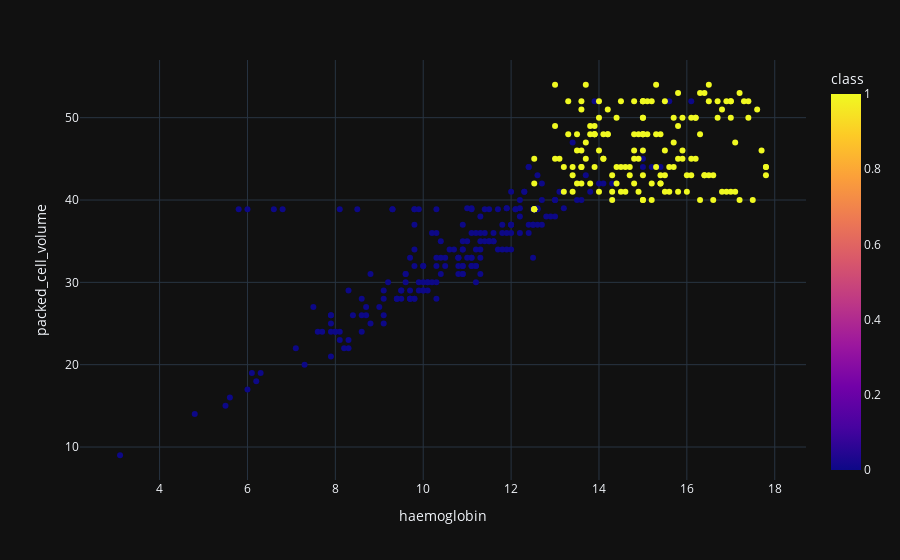

The code cell stored with this chart in its notebook:
### Code cell
scatter('haemoglobin', 'packed_cell_volume')

### Figure 1 — Plotly figure (JSON) as saved in the notebook; plotly's stock layout.template omitted (floating-point values rounded to 4 significant figures; data arrays with more than 128 entries replaced by an {"elided": "..."} marker saying what was removed)
{"data": [{"hovertemplate": "haemoglobin=%{x}<br>packed_cell_volume=%{y}<br>class=%{marker.color}<extra></extra>", "legendgroup": "", "marker": {"color": {"elided": "400 int values"}, "coloraxis": "coloraxis", "symbol": "circle"}, "mode": "markers", "name": "", "orientation": "v", "showlegend": false, "type": "scatter", "x": {"elided": "400 float values"}, "xaxis": "x", "y": {"elided": "400 float values"}, "yaxis": "y"}], "layout": {"coloraxis": {"colorbar": {"title": {"text": "class"}}, "colorscale": [[0, "#0d0887"], [0.1111, "#46039f"], [0.2222, "#7201a8"], [0.3333, "#9c179e"], [0.4444, "#bd3786"], [0.5556, "#d8576b"], [0.6667, "#ed7953"], [0.7778, "#fb9f3a"], [0.8889, "#fdca26"], [1, "#f0f921"]]}, "legend": {"tracegroupgap": 0}, "margin": {"t": 60}, "xaxis": {"anchor": "y", "domain": [0, 1], "title": {"text": "haemoglobin"}}, "yaxis": {"anchor": "x", "domain": [0, 1], "title": {"text": "packed_cell_volume"}}}}
